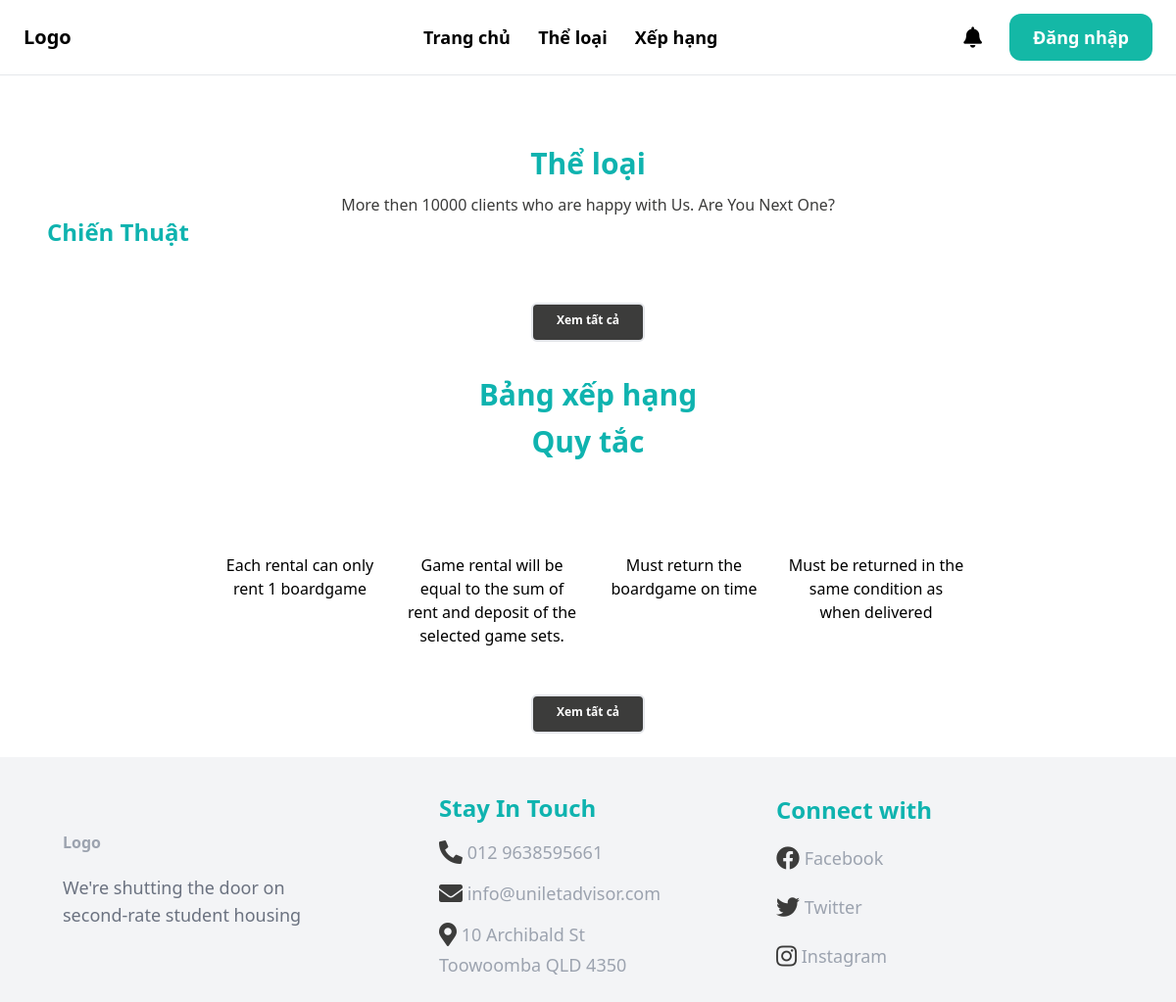
The app's page /, older data.
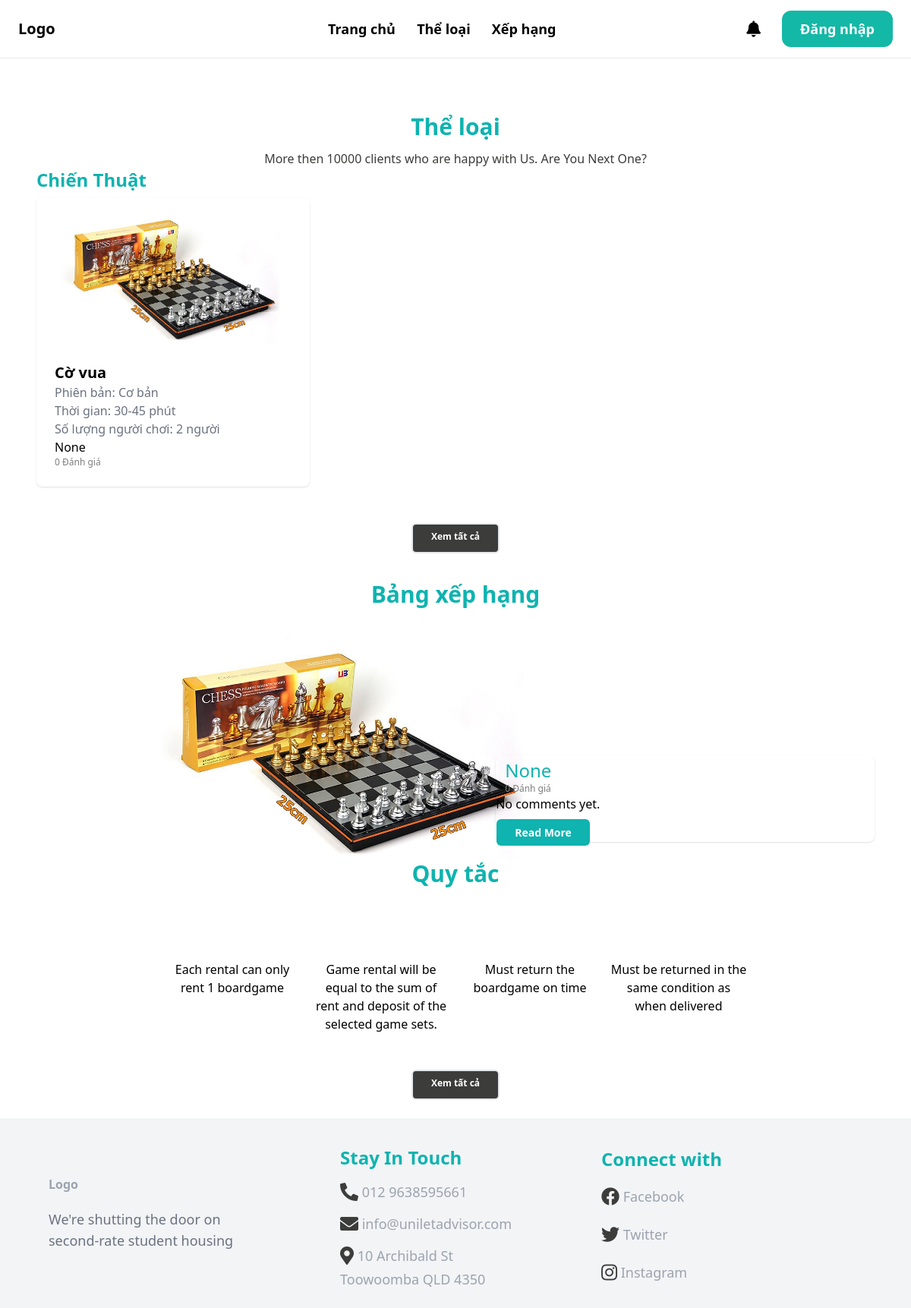
The same page, newer data.
### boardgame/models.py (models this page shows, shortened)
class Category(models.Model):
    title = models.CharField(max_length=100, default=None)
    cid = ShortUUIDField(unique=True, primary_key=True, prefix="cat", alphabet='1234567890', length=2, max_length=6)
    description = models.TextField(null=True, blank=True)
    class Meta:
        verbose_name_plural = 'Category'

class  Boardgame(models.Model):
    AGE_RATINGS = (
        ('G', 'Phổ biến'),
        ('7+', 'Trên 7 tuổi'),
        ('12+', 'Trên 12 tuổi'),
        ('16+', 'Trên 16 tuổi'),
        ('18+', 'Trên 18 tuổi'),
    )
    STATUS_BG = (
        ('out_of_stock', 'Boardgame này đã hết'),
        ('stocking', 'Boardgame này vẫn còn'),
    )
    bgid = ShortUUIDField(unique=True, primary_key=True, prefix="bg", alphabet='1234567890', length=2, max_length=6)
    user = models.ForeignKey(User, on_delete=models.SET_NULL, null=True)
    date = models.DateTimeField(default=timezone.now)
    category= models.ForeignKey(Category, on_delete=models.SET_NULL, null=True)
    version = models.ForeignKey(Version, on_delete=models.SET_NULL, null=True)
    title = models.CharField(max_length=100)
    image = models.ImageField(upload_to="user_directory_path")
    description = models.TextField(null=True, blank=True, default="This is the boardgame")
    rule = models.TextField(null=True, blank=True, default="This is rule for boardgame")
    age_rating = models.CharField(choices=AGE_RATINGS, max_length=5, default="G")
    people = models.IntegerField()
    play_time = models.IntegerField()
    price = models.DecimalField(max_digits=99999999999999, decimal_places=2)
    author = models.ForeignKey(Author, on_delete=models.SET_NULL, null=True, blank=True)
    producer = models.ForeignKey(Producer, on_delete=models.SET_NULL, null=True, blank=True)
    publication_year = models.IntegerField(default="2000")
    boardgame_status = models.CharField(choices=STATUS_BG, max_length=20, default="out_of_stock")
    in_stock = models.PositiveIntegerField(default=0)
    order = models.PositiveIntegerField(default=0)
    rental = models.PositiveIntegerField(default=0)
    total = models.PositiveIntegerField(default=0)
    class Meta:
        verbose_name_plural = "Boardgame"
    def get_average_rating(self):
        return self.reviews.aggregate(avg_rating=Avg('rating'))['avg_rating']

class Version(models.Model):
    title = models.CharField(max_length=100, default=None)
    vid = ShortUUIDField(unique=True, primary_key=True, prefix="ver", alphabet='1234567890', length=2, max_length=6)
    description = models.TextField(null=True, blank=True)
    class Meta:
        verbose_name_plural = 'Version'
    def __str__(self):
        return self.title

### core/views.py (the view)
# urls.py: 2. Add a URL to urlpatterns:  path('', views.home, name='home')
def home(request):
    categories = Category.objects.all()[0:3]
    top_boardgames = Boardgame.objects.annotate(avg_rating=models.Avg('reviews__rating')).order_by('-avg_rating')[:3]
    for t_boardgame in top_boardgames:
        most_recent_review = t_boardgame.reviews.order_by('-date').first()
        t_boardgame.most_recent_comment = most_recent_review
    return render(request, 'core/home.html', {
        'categories': categories,
        'top_boardgames': top_boardgames,
    })

### templates/core/home.html (shortened to what this page needs)
{% extends 'core/base.html' %}
{% load static %}
{% block content %}
    <div class="mt-6 px-6 py-6  rounded-xl">
        <h2 class="text-center text-3xl font-bold text-[#0FB3AF]">Thể loại</h2>
        <p class="text-center pt-3 text-md text-[#3C3C3B] font-['Open Sans']">More then 10000 clients who are
            happy with Us. Are You Next One?</p>
        <div class="grid grid-row-2 gap-2 ">
            {% for categori in categories %}
                <a href="{% url "core:category" categori.cid %}">
                    <p class="text-left text-2xl font-bold text-[#0FB3AF]">{{ categori.title }}</p>
                </a>
                <div class="grid grid-cols-3 gap-3 ">
                    {% for boardgame in categori.boardgame_set.all|slice:":3" %}
                        <div class="shadow bg-[#ffffff] rounded-lg">
                            <a href="{% url "boardgame:detail" boardgame.bgid %}" class="boardgame-info">
                                <div >
                                    <img src="{{ boardgame.image.url }}" class="rounded-t-lg object-contain max-h-48 w-full transition " sizes="100vw">
                                </div>
                                <div class="p-6 rounded-b-xl bg-white-100">
                                    <h2 class="text-xl font-bold">{{ boardgame.title }}</h2>
                                    <p class="text-gray-500">Phiên bản: {{ boardgame.version }}</p>
                                    <p class="text-gray-500">Thời gian: {{ boardgame.play_time }} phút</p>
                                    <p class="text-gray-500">Số lượng người chơi: {{ boardgame.people }} người</p>
                                    {{boardgame.get_average_rating}}
                                    <div class="font-thin text-[#7E7E7E] font-['Open Sans'] text-xs">
                                        {{boardgame.reviews.all.count}} Đánh giá
                                    </div>
                                </div>
                            </a>
                        </div>
                    {% endfor %}
                </div>
            {% endfor %}
        </div>
        <div class=" grid  justify-items-center items-center pt-12 ">
            <a  href="{% url "core:allCategories" %}"
                class="rounded-md h-10 border-2 border-primary px-6 py-2 text-xs font-bold bg-[#3C3C3B] text-white text-center hover:bg-[#3C3C3BCC] ">
                Xem tất cả
            </a>
        </div>
    </div>
    <div>
        <div class="text-center pt-30 text-3xl font-bold text-[#0FB3AF] py-3">Bảng xếp hạng</div>
        {% for boardgame in top_boardgames %}
            <div class="relative ">
                <img class="rounded-t-lg object-contain h-80 w-3/4 object-center" src="{{ boardgame.image.url }}" alt="" />
                <div class=" absolute bottom-6 right-6 max-w-lg rounded-lg shadow bg-white-100 ">
                    <div class="flex items-center pt-1">
                        <div class="text-[#0FB3AF] text-2xl font-medium pr-2 px-3">
                            {{ boardgame.get_average_rating }}
                        </div>
                    </div>
                    <div class="font-thin text-[#7E7E7E] font-['Open Sans'] text-xs px-3">
                        {{ boardgame.reviews.all.count }} Đánh giá
                    </div>
                    <table class="mt-3">
                        <tbody>
                            {% if boardgame.most_recent_comment %}
                                <p>{{ boardgame.most_recent_comment.review }}</p>
                                <tr>
                                    <td class="pl-4 ">
                                        <img class="w-10 h-10 rounded-full text-right" src="/src/images/avt2.png" alt="Rounded avatar">
                                    </td>
                                    <td >
                                        <p class="text-left bottom-3 text-[#3C3C3B]">{{ boardgame.most_recent_comment.user }}</p>
                                    </td>
                                    <td>
                                        <i class="fas fa-clock fa-lg text-[#727272] ">
                                    </td>
                                    <td class="text-xs text-[#727272] text-left font-[Open Sans] ">
                                        <p>{{ boardgame.most_recent_comment.date}}</p>
                                    </td>
                                </tr>
                            {% else %}
                                <p>No comments yet.</p>
                            {% endif %}
                            <td class=" w-1/4">
                                <a  href="{% url 'boardgame:detail' boardgame.bgid %}"
                                    class="rounded-md h-10 w-28 border-primary px-6 py-2 text-sm font-semibold bg-[#0FB3AF] text-white text-center hover:bg-[#0FB3AFCC]">
                                    Read More
                                </a>
                            </td>
                        </tbody>
                    </table>
                </div>
            </div>
        {% endfor %}
    </div>
    <div>
        <div class="text-center pt-30 text-3xl font-bold text-[#0FB3AF]">Quy tắc</div>
        <div class="grid grid-cols-4 gap-4 px-48 justify-items-center items-start pt-16">
            <div class="w-full grid justify-items-center">
                <p class="mt-8 font-[Open Sans] text-center">Each rental can only rent 1 boardgame</p>
            </div>
            <div class="w-full grid justify-items-center">
                <p class="mt-8 font-[Open Sans] text-center">Game rental will be equal to the sum of rent and deposit of
                    the selected game sets.</p>
            </div>
            <div class="w-full grid justify-items-center">
                <p class="mt-8 font-[Open Sans] text-center">Must return the boardgame on time</p>
            </div>
            <div class="w-full grid justify-items-center">
                <p class="mt-8 font-[Open Sans] text-center">Must be returned in the same condition as when delivered
                </p>
            </div>
        </div>
        <div class=" grid  justify-items-center items-center pt-12 ">
            <a  href="#"
                class="rounded-md h-10 border-2 border-primary px-6 py-2 text-xs font-bold bg-[#3C3C3B] text-white text-center hover:bg-[#3C3C3BCC] ">
                Xem tất cả
            </a>
        </div>
    </div>
{% endblock %}

### templates/core/base.html (shortened to what this page needs)
<!doctype html>
<html>
    <head>
        <script src="https://cdn.tailwindcss.com"></script>
        <link href="https://cdnjs.cloudflare.com/ajax/libs/font-awesome/5.15.4/css/all.min.css" rel="stylesheet">
        <link href="https://cdn.jsdelivr.net/npm/tailwindcss@2.2.19/dist/tailwind.min.css" rel="stylesheet">
    </head>
    <body>
        <nav class="py-6 px-6 flex justify-between items-center border-b border-gray-200">
            <a href="/" class="text-xl font-semibold">Logo</a>
            <div class="ml-48 space-x-6 w-1/3">
                <a href="/" class="text-lg font-semibold hover:text-teal-500">Trang chủ</a>
                <a href="{% url "core:allCategories" %}" class="text-lg font-semibold hover:text-teal-500">Thể loại</a>
                <a href="{#}" class="text-lg font-semibold hover:text-teal-500">Xếp hạng</a>
            </div>
            <div class="space-x-6">
                <button type="button"
                    class=" text-black-400 hover:text-gray-500 rounded-full focus:ring-offset-black-800">
                    <a href="#" class="fa fa-bell fa-lg"></a>
                </button>
                {% if request.user.is_authenticated %}
                    <a href="{% url "core:account"%}" class="px-6 py-3 text-lg font-semibold bg-teal-500 text-white rounded-xl hover:bg-teal-700">Tài khoản</a>
                    <a href="{% url "userauths:sign_out" %}" class="px-6 py-3 text-lg font-semibold bg-red-500 text-white rounded-xl hover:bg-red-700">Đăng xuất</a>
                {% else %}
                    <a href="{% url "userauths:sign_in" %}" class="px-6 py-3 text-lg font-semibold bg-teal-500 text-white rounded-xl hover:bg-teal-700">Đăng nhập</a>
                {% endif %}
            </div>
        </nav>
        <div class="px-6 py-6">
            {% block content %}
            {% endblock %}
        </div>
        <footer class="py-6 px-6 flex justify-between bg-gray-100">
            <div class=" self-center w-1/3 px-10">
                <h3 class="mb-5 font-semibold text-gray-400">Logo</h3>
                <p class="text-lg text-gray-500">
                    We're shutting the door on <br/>
                    second-rate student housing
                </p>
            </div>
            <div class="w-1/3 px-10 self-center">
                <h3 class="text-2xl font-bold text-[#0FB3AF] py-3"> Stay In Touch</h3>
                <ul class="space-y-2">
                    <li>
                        <a href="" class="text-lg text-gray-400">
                            <i class="fas fa-phone-alt fa-lg text-[#3C3C3B] py-2" aria-hidden="flase"></i>
                            012 9638595661
                        </a>
                    </li>
                    <li>
                        <a href="" class="text-lg text-gray-400">
                            <i class="fa fa-envelope fa-lg text-[#3C3C3B] py-2" aria-hidden="true"></i>
                            info@uniletadvisor.com
                        </a>
                    </li>
                    <li>
                        <a href="" class="text-lg text-gray-400">
                            <i class="fas fa-map-marker-alt fa-lg text-[#3C3C3B] py-2" aria-hidden="true"></i>
                            <td>10 Archibald St <br/>
                            Toowoomba QLD 4350</td>
                        </a>
                    </li>
                </ul>
            </div>
            <div class="w-1/3 self-center">
                <h3 class="text-2xl font-bold text-[#0FB3AF] py-3"> Connect with</h3>
                <ul class="space-y-2">
                    <li>
                        <a href="https://www.facebook.com/your_page_url" class="text-lg text-gray-400" target="_blank">
                            <i class="fab fa-facebook fa-lg text-[#3C3C3B] py-3 "></i>
                            Facebook
                        </a>
                    </li>
                    <li>
                        <a href="https://twitter.com/your_page_url" class="text-lg text-gray-400" target="_blank">
                            <i class="fab fa-twitter fa-lg text-[#3C3C3B] py-3"></i>
                            Twitter
                        </a>
                    </li>
                    <li>
                        <a href="https://www.instagram.com/your_page_url" class="text-lg text-gray-400" target="_blank">
                            <i class="fab fa-instagram fa-lg text-[#3C3C3B] py-3"></i>
                            Instagram
                        </a>
                    </li>
                </ul>
            </div>
        </footer>
    </body>
</html>

Row changes from the older to the newer data that the page shows:
added Boardgame: image (picture), title "Cờ vua", version "Cơ bản", play_time "30-45", people "2", get_average_rating "None", reviews.all.count "0", shows "No comments yet."
